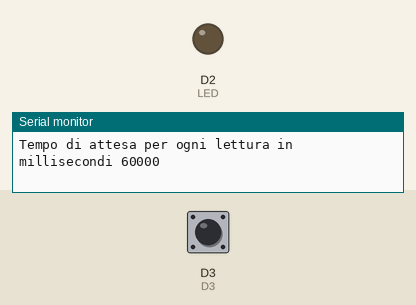
Simulated run of this sketch. Board: ESP8266 (NodeMCU). Parts: output pins drawn as LEDs (lit = HIGH), the last lines printed to the serial monitor. The inputs (shaded band) are chosen by the test bench; at power-on: D3 HIGH. WiFi joins after 1.5 s; servers stay silent unless stated; no MQTT or app messages arrive unless stated.

Above: at 1.3 s.
1.4 s: D3 pulled LOW for 0.15 s
At 1.5 s:
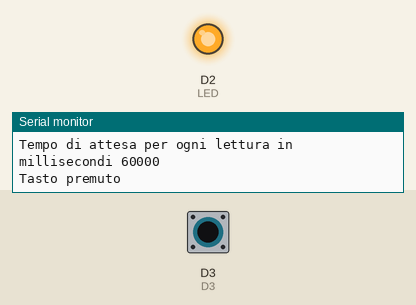
Timing chart, 0 to 8.4 s (numbered marks = the images above; inputs shaded):
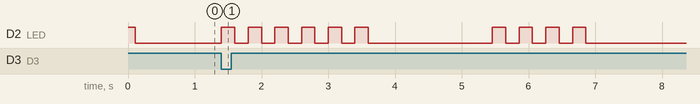

The sketch:

d1-dht11-22-mqtt-millis.ino
```cpp
/***************************************************
  Lettura di un sensore DHT11/22 e invio dati in mqtt
  Aggiunto:
    Connessione e disconnessione in un tempo dato
    Media temperature e unidità con numero di letture dato nel tempo tra una connessione e un'altra
    Invio immediato alla pressione di un bottone
    Temporizzazioni tramite millis eliminati i delay
    File: d1-dht11-22-mqtt-millis.ino
  installare librerie Adafruit
  Sensors
  DHT
  MQTT


 ****************************************************/

#include "DHT.h"
#include <ESP8266WiFi.h>
#include "Adafruit_MQTT.h"
#include "Adafruit_MQTT_Client.h"
#include "access.h"

/************************* NodeMCU pin mapping *******************************/
#define D0 16
#define D1 5 // I2C Bus SCL (clock) GPIO5
#define D2 4 // I2C Bus SDA (data)
#define D3 0
#define D4 2 // Same as "LED_BUILTIN", but inverted logic
#define D5 14 // SPI Bus SCK (clock)
#define D6 12 // SPI Bus MISO
#define D7 13 // SPI Bus MOSI
#define D8 15 // SPI Bus SS (CS)
#define D9 3 // RX0 (Serial console)
#define D10 1 // TX0 (Serial console)

/**************************** led *******************************************/
#define BUTTON D3

/**************************** bottone ***************************************/
#define LED D2

/************************* Settaggi sensore *********************************/
#define DHTPIN D1
// comment/uncomment the right line
#define DHTTYPE DHT11
//#define DHTTYPE DHT22
DHT dht(DHTPIN, DHTTYPE);

/************************* Tempo di attesa  *********************************/
// numero di minuti tra una invio di un messaggio mqtt e un altro
static const int TEMPO_INVIO = 10; // in minuti
// numero di letture nel tempo di invio (se il tempo è 10 e le letture sono 10 legge una volta al minuto)
static const int NUMERO_LETTURE = 10;

/************ Global State (you don't need to change this!) ******************/
// Create an ESP8266 WiFiClient class to connect to the MQTT server.
WiFiClient client;
// Setup the MQTT client class by passing in the WiFi client and MQTT server and login details.
Adafruit_MQTT_Client mqtt(&client, AIO_SERVER, AIO_SERVERPORT, AIO_USERNAME, AIO_KEY);

/****************************** Feeds ***************************************/
/************************* Con settaggi id e topic **************************/
static const char ID[] = "3";
Adafruit_MQTT_Publish esp8266_feed = Adafruit_MQTT_Publish(&mqtt, "sensors-test/casa/3");

/*************************** Sketch Code ************************************/
// variabile che mi serve per calcolare il delay tra una lettura e un'altra
int attesa;

void setup() {
  Serial.begin(115200);
  pinMode(LED, OUTPUT);
  pinMode(BUTTON, INPUT_PULLUP);
  //attachInterrupt(digitalPinToInterrupt(BUTTON), handleInterrupt, FALLING);

  digitalWrite(LED, HIGH);
  dht.begin();
  delay(100);
  Serial.println(F("Lettura sensore temperatura e invio dati con mqtt"));
  Serial.println(F("File: d1-dht11-22-mqtt-millis.ino caricato a mar 2021"));
  //calcolo attesa
  attesa = (int) (TEMPO_INVIO * 60000 / NUMERO_LETTURE);
  Serial.print(F("Tempo di attesa per ogni lettura in millisecondi "));
  Serial.println(attesa);
  digitalWrite(LED, LOW);

}
void leggi_TH(float *t_letta, float *h_letta);
void MQTT_send(char *feedtosend);
float h=0, t=0, acc_h=0, acc_t=0;
long lettEff=0;  //Letture effettive
char feed[100];
char buf_t[10], buf_h[10];
char pos[]= "\"pos\": {\"type\": \"Point\", \"coordinates\": [9.0986, 39.2409]}";
unsigned long previousAttesa = 0;  //variabile per calcolare il tempo delle letture da accumulare
unsigned long previousInvio = 0;   //variabile per calcolare il tempo in cui effettuare l'invio

void loop() {

  /*
   *  aspetto Xs per una nuova lettura il ciclo di lettura dovrebbe durare comunque 2 secondi
   *  temporizzazioni che servono per stabilizzare le letture del dht a 3.3v
   *  importante anche una resistenza da 5,6k invece di una da 10k
   */

   unsigned long currentMillis = millis();

   //faccio una lettura senza invio
   if (currentMillis - previousAttesa >= attesa) {
     previousAttesa = currentMillis;
     //calcolo la media delle letture
     leggi_TH(&t, &h);
     acc_t = acc_t+t;
     acc_h = acc_h+h;
     // questa if l'ho inserita perchè lettEff non si azzerava al rientro dal primo ciclo (verificare il problema)
     if (lettEff > 1000){
      lettEff=0;
     }
     lettEff ++;
     Serial.print(F(" Accumulo temp "));
     Serial.print(acc_t);
     Serial.print(F(" Accumulo  Humy "));
     Serial.print(acc_h);
     Serial.print(F(" Letture effettive "));
     Serial.println(lettEff);
     Serial.print(F(" Millis "));
     Serial.println(currentMillis);
   }

   //faccio l'invio dei dati a tempo oppure se viene premuto il tasto D3 vale 1 se il tasto non è premuto
   if ((currentMillis - previousInvio >= TEMPO_INVIO * 60000) || !digitalRead(D3)) {
     if (!digitalRead(D3)){
        Serial.println("Tasto premuto");
        lampeggio(5);
     }
     previousInvio = currentMillis;

     //formo la stringa del feed
     acc_t=acc_t/lettEff;
     acc_h=acc_h/lettEff;
     dtostrf((acc_t), 6, 2, buf_t);
     dtostrf((acc_h), 6, 2, buf_h);

     //resetto gli accumuli
     lettEff=0;
     acc_t=0;
     acc_h=0;
     //per debug
     //Serial.print(F(" Letture effettive dopo reset "));
     //Serial.println(lettEff);

     //invio il feed
     sprintf(feed, "{\"ID\": %s,\"temp\": %s,\"hum\": %s, %s,\"status\": 0}", ID, buf_t, buf_h, pos);
     Serial.println("Sto inviando...");
     //Serial.println(feed);
     MQTT_send(feed);
   }

   // questa parte deve serve solo per debug
   //delay(100);
   //Serial.print(".");
}

void lampeggio(int maxLamp){
    for (int lamp=0; lamp < maxLamp+1; lamp++) {
    digitalWrite(LED, HIGH);
    delay(200);
    digitalWrite(LED, LOW);
    delay(200);

   }
  }

void leggi_TH(float *t_letta, float *h_letta) {
  //leggo il sensore
  int lettureNonValide;

  lettureNonValide = 0;
  do {
     *t_letta = dht.readTemperature();
     *h_letta = dht.readHumidity();
     Serial.print(F("Letture non valide "));
     Serial.println(lettureNonValide);
     //scrivo valori letti
     Serial.print(F(" Lettura temp "));
     Serial.print(*t_letta);
     Serial.print(F(" Lettura Humy "));
     Serial.println(*h_letta);
     lettureNonValide+=1;
     lampeggio(1);
  }
  while (isnan(*t_letta) || isnan(*h_letta));
}

// Function to connect and reconnect to Send data.
void MQTT_send(char *feedtosend){
  // Pubblico sul broker mqtt
  // Ensure the connection to the MQTT server is alive (this will make the first
  // connection and automatically reconnect when disconnected).  See the MQTT_connect
  // function definition further below.
  WIFI_connect();
  delay(100);
  //MQTT_connect();
  mqtt.connect();

  if (! esp8266_feed.publish(feedtosend)) {
    Serial.println(F("Send to MQTT Failed"));
  } else {
    Serial.println(F("Send to MQTT OK!"));
    Serial.println(feedtosend);
  }
 mqtt.disconnect();
 WiFi.disconnect();
 lampeggio(3);


}


// Function to connect and reconnect to WiFi.
void WIFI_connect() {
  Serial.println();
  Serial.print("Connecting to ");
  Serial.println(WLAN_SSID);

  WiFi.persistent(false);
  //WiFi.mode(WIFI_OFF);   // this is a temporary line, to be removed after SDK update to 1.5.4
  WiFi.mode(WIFI_STA);
  WiFi.begin(WLAN_SSID, WLAN_PASS);


  //WiFi.begin(WLAN_SSID, WLAN_PASS);
  while (WiFi.status() != WL_CONNECTED) {
    delay(500);
    Serial.print(".");
  }
  Serial.println("WiFi connected");
  Serial.println("IP address: ");
  Serial.println(WiFi.localIP());
}


// Function to connect and reconnect as necessary to the MQTT server.
// Should be called in the loop function and it will take care if connecting.
void MQTT_connect() {
  int8_t ret;

  // Stop if already connected.
  if (mqtt.connected()) {
    return;
  }

  Serial.print("Connecting to MQTT... ");

  uint8_t retries = 5;
  while ((ret = mqtt.connect()) != 0) { // connect will return 0 for connected
       Serial.println(mqtt.connectErrorString(ret));
       Serial.println("Retrying MQTT connection in 5 seconds...");
       mqtt.disconnect();
       delay(5000);  // wait 5 seconds
       retries--;
       if (retries == 0) {
         // basically die and wait for WDT to reset me
         while (1);
       }
  }
  Serial.println("MQTT Connected!");
}
```

example-access.h
```cpp
/************************* WiFi Access Point *********************************/

#define WLAN_SSID       "ssid"
#define WLAN_PASS       "pass"

/************************* Mqtt setup ****************************************/

#define AIO_SERVER      "broker mqtt"
#define AIO_SERVERPORT  1883                   // use 8883 for SSL
#define AIO_USERNAME    "user mqtt"
#define AIO_KEY         "pass mqtt"
```

Measured:
- after the input at 1.4 s, D2 (LED): goes 5 × (HIGH 0.20 s, LOW 0.20 s), HIGH 0.20 s, LOW 1.9 s, 3 × (HIGH 0.20 s, LOW 0.20 s), HIGH 0.20 s, then LOW, starting at once
